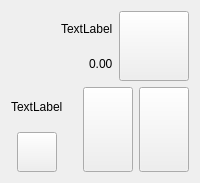
              <widget class="QWidget" name="player6" native="true">
               <property name="maximumSize">
                <size>
                 <width>200</width>
                 <height>16777215</height>
                </size>
               </property>
               <layout class="QHBoxLayout" name="horizontalLayout_25">
                <item>
                 <layout class="QVBoxLayout" name="verticalLayout_46">
                  <item>
                   <layout class="QHBoxLayout" name="horizontalLayout_53">
                    <item>
                     <layout class="QVBoxLayout" name="verticalLayout_47">
                      <property name="spacing">
                       <number>0</number>
                      </property>
                      <item>
                       <layout class="QHBoxLayout" name="horizontalLayout_61">
                        <item>
                         <spacer name="horizontalSpacer_72">
                          <property name="orientation">
                           <enum>Qt::Horizontal</enum>
                          </property>
                          <property name="sizeHint" stdset="0">
                           <size>
                            <width>40</width>
                            <height>20</height>
                           </size>
                          </property>
                         </spacer>
                        </item>
                        <item>
                         <widget class="QLabel" name="player5_name">
                          <property name="text">
                           <string>TextLabel</string>
                          </property>
                         </widget>
                        </item>
                       </layout>
                      </item>
                      <item>
                       <layout class="QHBoxLayout" name="horizontalLayout_62">
                        <item>
                         <spacer name="horizontalSpacer_74">
                          <property name="orientation">
                           <enum>Qt::Horizontal</enum>
                          </property>
                          <property name="sizeHint" stdset="0">
                           <size>
                            <width>40</width>
                            <height>20</height>
                           </size>
                          </property>
                         </spacer>
                        </item>
                        <item>
                         <widget class="QLabel" name="player5_money_available">
                          <property name="text">
                           <string>0.00</string>
                          </property>
                         </widget>
                        </item>
                       </layout>
                      </item>
                     </layout>
                    </item>
                    <item>
                     <widget class="QPushButton" name="player5_icon">
                      <property name="minimumSize">
                       <size>
                        <width>70</width>
                        <height>70</height>
                       </size>
                      </property>
                      <property name="maximumSize">
                       <size>
                        <width>70</width>
                        <height>70</height>
                       </size>
                      </property>
                      <property name="text">
                       <string/>
                      </property>
                      <property name="iconSize">
                       <size>
                        <width>70</width>
                        <height>70</height>
                       </size>
                      </property>
                     </widget>
                    </item>
                   </layout>
                  </item>
                  <item>
                   <layout class="QHBoxLayout" name="horizontalLayout_26">
                    <item>
                     <layout class="QVBoxLayout" name="verticalLayout_45">
                      <item>
                       <layout class="QHBoxLayout" name="horizontalLayout_80">
                        <item>
                         <widget class="QLabel" name="player5_action">
                          <property name="text">
                           <string>TextLabel</string>
                          </property>
                         </widget>
                        </item>
                       </layout>
                      </item>
                      <item>
                       <layout class="QHBoxLayout" name="horizontalLayout_81">
                        <item>
                         <widget class="QPushButton" name="player5_dealer">
                          <property name="minimumSize">
                           <size>
                            <width>40</width>
                            <height>40</height>
                           </size>
                          </property>
                          <property name="maximumSize">
                           <size>
                            <width>40</width>
                            <height>40</height>
                           </size>
                          </property>
                          <property name="text">
                           <string/>
                          </property>
                          <property name="iconSize">
                           <size>
                            <width>40</width>
                            <height>40</height>
                           </size>
                          </property>
                         </widget>
                        </item>
                       </layout>
                      </item>
                     </layout>
                    </item>
                    <item>
                     <spacer name="horizontalSpacer_76">
                      <property name="orientation">
                       <enum>Qt::Horizontal</enum>
                      </property>
                      <property name="sizeHint" stdset="0">
                       <size>
                        <width>40</width>
                        <height>20</height>
                       </size>
                      </property>
                     </spacer>
                    </item>
                    <item>
                     <widget class="QPushButton" name="player5_card1">
                      <property name="minimumSize">
                       <size>
                        <width>50</width>
                        <height>85</height>
                       </size>
                      </property>
                      <property name="text">
                       <string/>
                      </property>
                      <property name="iconSize">
                       <size>
                        <width>50</width>
                        <height>85</height>
                       </size>
                      </property>
                     </widget>
                    </item>
                    <item>
                     <widget class="QPushButton" name="player5_card2">
                      <property name="minimumSize">
                       <size>
                        <width>50</width>
                        <height>85</height>
                       </size>
                      </property>
                      <property name="text">
                       <string/>
                      </property>
                      <property name="iconSize">
                       <size>
                        <width>50</width>
                        <height>85</height>
                       </size>
                      </property>
                     </widget>
                    </item>
                   </layout>
                  </item>
                 </layout>
                </item>
               </layout>
              </widget>
